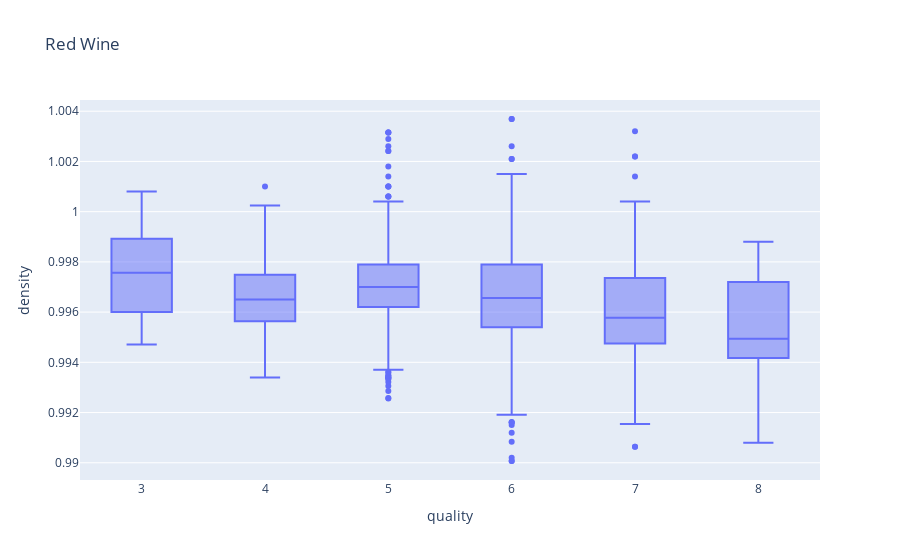

Source (notebook cell):
### Code cell
px.box(red_wine_data,x="quality",y="density",title="Red Wine")

### Figure 1 — Plotly figure (JSON) as saved in the notebook; plotly's stock layout.template omitted (floating-point values rounded to 4 significant figures; data arrays with more than 128 entries replaced by an {"elided": "..."} marker saying what was removed)
{"data": [{"alignmentgroup": "True", "hovertemplate": "quality=%{x}<br>density=%{y}<extra></extra>", "legendgroup": "", "marker": {"color": "#636efa"}, "name": "", "notched": false, "offsetgroup": "", "orientation": "v", "showlegend": false, "type": "box", "x": {"elided": "1599 int values"}, "x0": " ", "xaxis": "x", "y": {"elided": "1599 float values"}, "y0": " ", "yaxis": "y"}], "layout": {"boxmode": "group", "legend": {"tracegroupgap": 0}, "title": {"text": "Red Wine"}, "xaxis": {"anchor": "y", "domain": [0, 1], "title": {"text": "quality"}}, "yaxis": {"anchor": "x", "domain": [0, 1], "title": {"text": "density"}}}}
